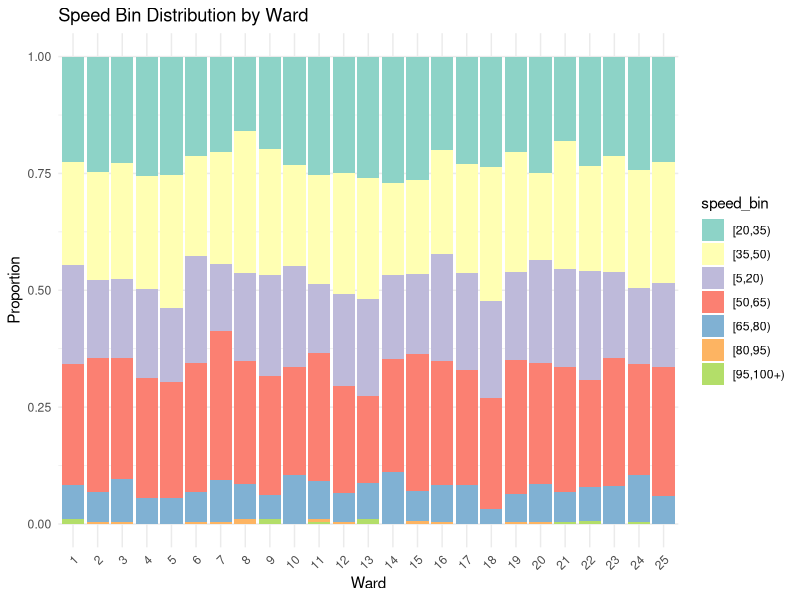
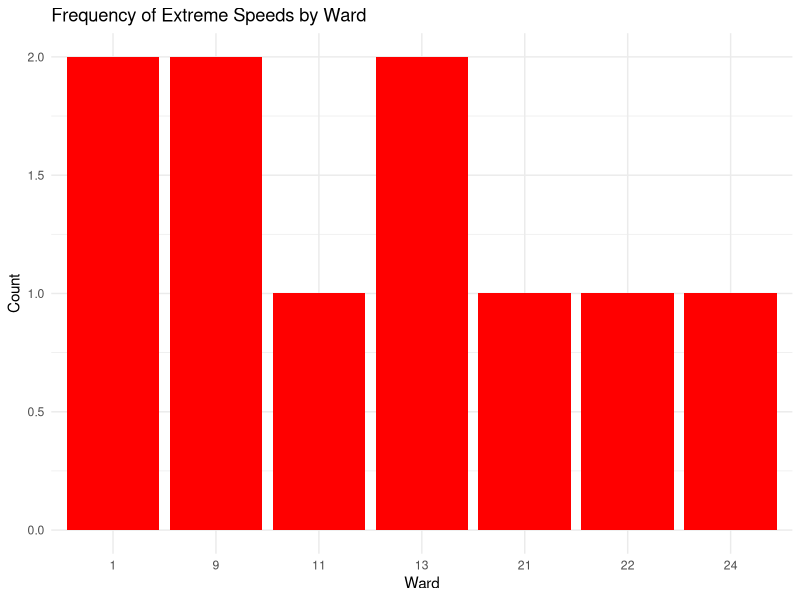
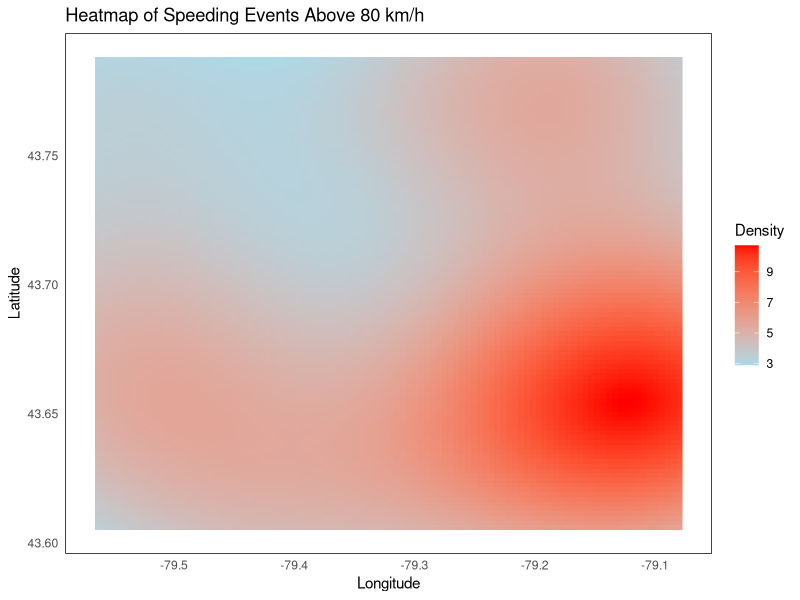
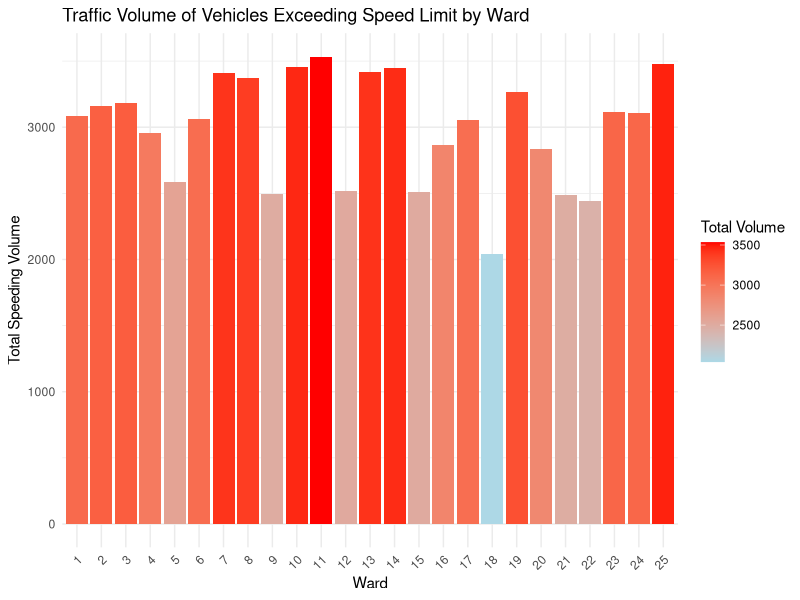

Here is the R script that generated these plots, in order: (Note: this script raises an error after producing the figures.)
#### Preamble ####
# Purpose: Simulates data for speeding analysis
# Author: Karen Riani
# Date: 1 December 2024
# Contact: karen.riani@mail.utoronto.ca
# Pre-requisites: None
# Any other information needed? None

#### Workspace setup ####
library(tidyverse)
library(ggplot2)

#### Simulate data ####
set.seed(777)

# Define variables
wards <- 1:25  # Toronto ward numbers
speed_bins <- c("[55,60)", "[10,15)", "[35,40)", "[30,35)", "[15,20)", "[85,90)", "[25,30)", "[60,65)", "[40,45)", 
                "[5,10)", "[100,)", "[50,55)", "[45,50)", "[20,25)", "[75,80)", "[80,85)", "[90,95)", "[95,100)", 
                "[70,75)", "[65,70)")

# Custom probabilities for speed bins
speed_bin_probabilities <- c(
  "[55,60)" = 0.15,
  "[10,15)" = 0.10,
  "[35,40)" = 0.10,
  "[30,35)" = 0.10,
  "[15,20)" = 0.10,
  "[85,90)" = 0.002,   # Rare high-speed bin, ≤ 0.3%
  "[25,30)" = 0.12,
  "[60,65)" = 0.12,
  "[40,45)" = 0.12,
  "[5,10)" = 0.08,
  "[100,)" = 0.001,    # Extremely rare, ≤ 0.1%
  "[50,55)" = 0.12,
  "[45,50)" = 0.12,
  "[20,25)" = 0.10,
  "[75,80)" = 0.02,    # Moderately rare
  "[80,85)" = 0.003,   # Moderately rare, ≤ 0.3%
  "[90,95)" = 0.001,   # Very rare
  "[95,100)" = 0.0005, # Very rare
  "[70,75)" = 0.005,
  "[65,70)" = 0.08
)

# Normalize probabilities (to ensure they sum to 1)
speed_bin_probabilities <- speed_bin_probabilities / sum(speed_bin_probabilities)

# Generate ward probabilities using a Beta distribution skewed towards lower values
ward_probabilities <- rbeta(length(wards), shape1 = 2, shape2 = 8) * 0.2  # Scale to max 0.2

# Number of observations
num_observations <- 5000  

# Simulate data
simulated_data <- tibble(
  sign_id = sample(1:500, num_observations, replace = TRUE),  # Random sign IDs
  X_id = sample(1:100, num_observations, replace = TRUE),  # Random camera IDs
  ward_no = sample(wards, num_observations, replace = TRUE),  # Random wards
  longitude = runif(num_observations, -79.65, -79.0),  # Toronto longitude range
  latitude = runif(num_observations, 43.6, 43.8),  # Toronto latitude range
  speed_limit = sample(c(30, 40, 50, 60), num_observations, replace = TRUE),  # Common speed limits
  volume = sample(1:100, num_observations, replace = TRUE),  # Traffic volume
  speed_bin = sample(names(speed_bin_probabilities), num_observations, replace = TRUE, prob = speed_bin_probabilities),  # Speed bins
  no_camera_in_radius = sample(c(TRUE, FALSE), num_observations, replace = TRUE, prob = c(0.3, 0.7))  # Camera presence
)

# Adjust speed bins by ward-specific probabilities
ward_adjustments <- tibble(ward_no = wards, prob_high_speed = ward_probabilities)
simulated_data <- simulated_data %>%
  left_join(ward_adjustments, by = "ward_no") %>%
  mutate(
    speed_bin = ifelse(runif(n()) < prob_high_speed & speed_bin %in% c("[85,90)", "[90,95)", "[95,100)", "[100,)"),
                       "[85,90)", speed_bin)  # Increase likelihood of `[85,90)` for specific wards
  )

# Introduce extreme outliers sparingly
simulated_data <- simulated_data %>%
  mutate(
    speed_bin = ifelse(runif(n()) < 0.001, "[100,)", speed_bin)  # Add 0.1% extreme speeding cases globally
  )

#### Plots ####

# Mutate for simplified plot
simplified_data <- simulated_data %>%
  mutate(
    speed_bin = case_when(
      speed_bin %in% c("[5,10)", "[10,15)", "[15,20)") ~ "[5,20)",
      speed_bin %in% c("[20,25)", "[25,30)", "[30,35)") ~ "[20,35)",
      speed_bin %in% c("[35,40)", "[40,45)", "[45,50)") ~ "[35,50)",
      speed_bin %in% c("[50,55)", "[55,60)", "[60,65)") ~ "[50,65)",
      speed_bin %in% c("[65,70)", "[70,75)", "[75,80)") ~ "[65,80)",
      speed_bin %in% c("[80,85)", "[85,90)", "[90,95)") ~ "[80,95)",
      speed_bin %in% c("[95,100)", "[100,)") ~ "[95,100+)",
      TRUE ~ speed_bin  # Default case (if needed)
    )
  )

# Plot 1: Speed Bin Distribution by Ward
ggplot(simplified_data, aes(x = factor(ward_no), fill = speed_bin)) +
  geom_bar(position = "fill") +
  labs(title = "Speed Bin Distribution by Ward", x = "Ward", y = "Proportion") +
  theme_minimal() +
  scale_fill_brewer(palette = "Set3") +
  theme(axis.text.x = element_text(angle = 45, hjust = 1))

# Plot 2: Extreme Speeds by Ward
extreme_speed_data <- simulated_data %>% filter(speed_bin == "[100,)")
ggplot(extreme_speed_data, aes(x = factor(ward_no))) +
  geom_bar(fill = "red") +
  labs(title = "Frequency of Extreme Speeds by Ward", x = "Ward", y = "Count") +
  theme_minimal()

# Plot 3: Heatmap of extreme speeding

filtered_data <- simplified_data %>%
  filter(
    speed_bin %in% c("[80,85)", "[85,90)", "[90,95)", "[95,100+)")
  )

ggplot(filtered_data, aes(x = longitude, y = latitude)) +
  stat_density_2d(aes(fill = ..density..), geom = "raster", contour = FALSE) +
  scale_fill_gradient(low = "lightblue", high = "red") +  # Custom color palette
  labs(
    title = "Heatmap of Speeding Events Above 80 km/h",
    x = "Longitude",
    y = "Latitude",
    fill = "Density"
  ) +
  theme_minimal() +
  theme(
    panel.grid = element_blank(),  # Remove grid lines for a cleaner look
    panel.background = element_rect(fill = "white")  # White background
  )

# Plot 4: Volume of Extreme Speeding 

# Parse speed bin and calculate observed speed
speeding_data <- simulated_data %>%
  mutate(
    # Extract the lower bound of the speed_bin (e.g., "[55,60)" -> 55)
    observed_speed = as.numeric(str_extract(speed_bin, "(?<=\\[)\\d+")),
    # Check if the observed speed exceeds the speed limit
    speeding_volume = ifelse(observed_speed > speed_limit, volume, 0)
  ) %>%
  filter(speeding_volume > 30)  # Keep only rows where extreme speeding occurred

# Aggregate total speeding volume by ward
ward_speeding_volume <- speeding_data %>%
  group_by(ward_no) %>%
  summarise(total_speeding_volume = sum(speeding_volume, na.rm = TRUE)) %>%
  arrange(desc(total_speeding_volume))

#### Plot Speeding Volume by Ward ####
ggplot(ward_speeding_volume, aes(x = factor(ward_no), y = total_speeding_volume, fill = total_speeding_volume)) +
  geom_col() +
  scale_fill_gradient(low = "lightblue", high = "red") +
  labs(
    title = "Traffic Volume of Vehicles Exceeding Speed Limit by Ward",
    x = "Ward",
    y = "Total Speeding Volume",
    fill = "Total Volume"
  ) +
  theme_minimal() +
  theme(
    axis.text.x = element_text(angle = 45, hjust = 1)
  )

#### Save Data ####

write_csv(simulated_data, file = "data/simulated_data/simulated.csv")
